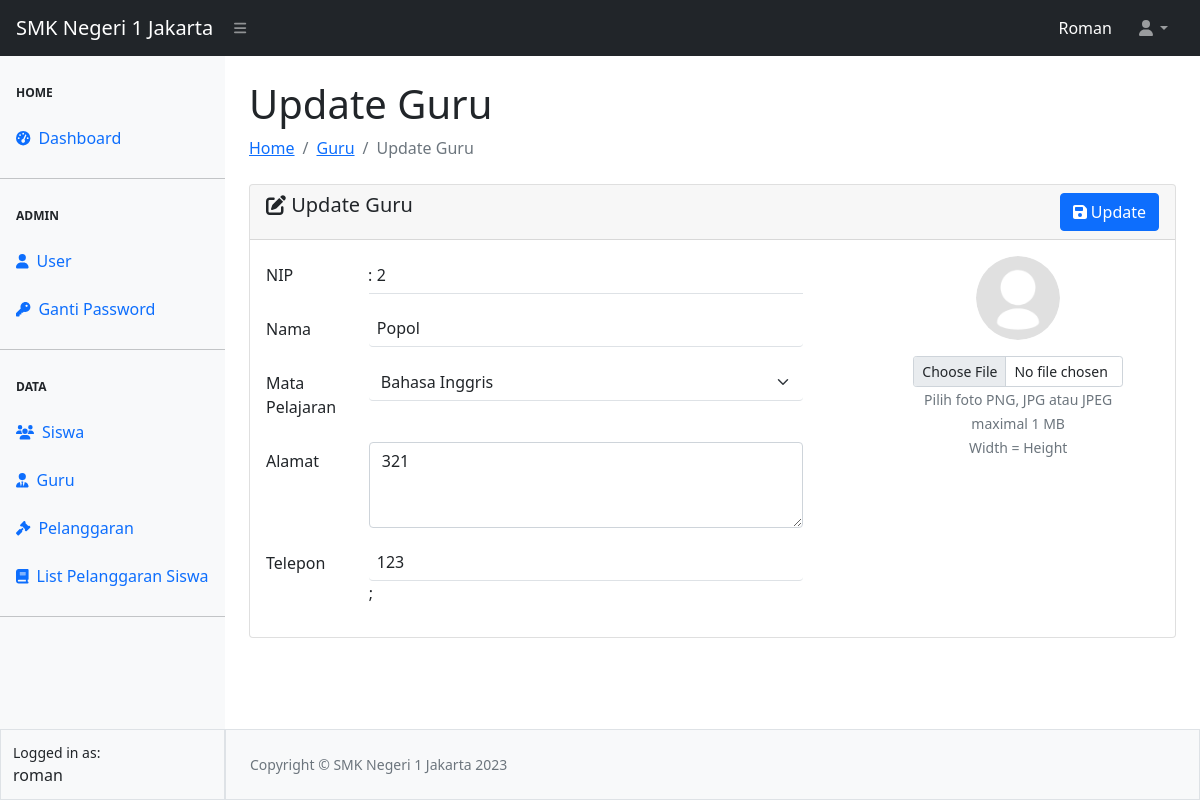
The page /guru/edit-guru.php?nip=2 (signed in) on the database its author committed.
### tables this page shows
CREATE TABLE `tbl_guru` (
  `id_guru` int(111) NOT NULL,
  `nip` varchar(30) NOT NULL,
  `nama` varchar(100) NOT NULL,
  `mata_pelajaran` varchar(50) NOT NULL,
  `alamat` varchar(128) NOT NULL,
  `telepon` varchar(20) NOT NULL,
  `foto` varchar(20) NOT NULL
);

### config.php (called while the page is built, shortened)
<?php
$koneksi = mysqli_connect("localhost", "root", "", "smkn1");
function getData($sql)
{
    global $koneksi;
    $result = mysqli_query($koneksi, $sql);
    $rows = [];
    while ($row = mysqli_fetch_assoc($result)) {
        $rows[] = $row;
    }
    return $rows;
}
function userLogin()
{
    $userActive = $_SESSION['ssUser'];
    $dataUser = getData("SELECT * FROM tbl_user WHERE username = '$userActive'")[0];
    return $dataUser;
}

### guru/edit-guru.php (the view, shortened to what this page needs)
<?php
require_once "../config.php";
require_once "../template/header.php";
require_once "../template/navbar.php";
require_once "../template/sidebar.php";
$nip = $_GET['nip'];
$guru = mysqli_query($koneksi, "SELECT * FROM tbl_guru wHERE nip = '$nip'");
$data = mysqli_fetch_array($guru);
?>
<?php
if (userLogin()['level'] != 2) {
    ?>
    <div id="layoutSidenav_content">
        <main>
            <div class="container-fluid px-4">
                <h1 class="mt-4">Update Guru</h1>
                <ol class="breadcrumb mb-4">
                    <li class="breadcrumb-item"><a href="../index.php">Home</a></li>
                    <li class="breadcrumb-item"><a href="guru.php">Guru</a></li>
                    <li class="breadcrumb-item active">Update Guru</li>
                </ol>
                <form action="proses-guru.php" method="POST" enctype="multipart/form-data">
                    <div class="card">
                        <div class="card-header">
                            <span class="h5 my-2"><i class="fa-solid fa-pen-to-square"></i> Update Guru</span>
                            <button type="submit" name="update" class="btn btn-primary float-end"><i
                                    class="fa-solid fa-floppy-disk"></i> Update</button>
                        </div>
                        <div class="card-body">
                            <div class="row">
                                <div class="col-8">
                                    <div class="mb-3 row">
                                        <label for="nip" class="col-sm-2 col-form-label">NIP</label>
                                        <label for="" class="col-sm-1 col-form-label">:</label>
                                        <div class="col-sm-9" style="margin-left: -50px;">
                                            <input type="text" name="nip" readonly
                                                class="form-control-plaintext border-bottom ps-2" id="nip"
                                                value="<?= $nip ?>">
                                        </div>
                                    </div>
                                    <div class="mb-3 row">
                                        <label for="nama" class="col-sm-2 col-form-label">Nama</label>
                                        <label for="" class="col-sm-1 col-form-label">:</label>
                                        <div class="col-sm-9" style="margin-left: -50px;">
                                            <input type="text" name="nama" required
                                                class="form-control border-0 border-bottom ps-2" id="nama"
                                                value="<?= $data['nama'] ?>">
                                        </div>
                                    </div>
                                    <div class="mb-3 row">
                                        <label for="mata_pelajaran" class="col-sm-2 col-form-label">Mata Pelajaran</label>
                                        <label for="" class="col-sm-1 col-form-label">:</label>
                                        <div class="col-sm-9" style="margin-left: -50px;">
                                            <select name="mata_pelajaran" id="mata_pelajaran"
                                                class="form-select border-0 border-bottom" required>
                                                <?php
                                                $mata_pelajaran = ["Bahasa Indonesia", "Bahasa Inggris", "Matematika", "TIK"];
                                                foreach ($mata_pelajaran as $mapel) {
                                                    if ($data['mata_pelajaran'] == $mapel) { ?>
                                                        <option value="<?= $mapel; ?>" selected><?= $mapel; ?></option>
                                                        <?php
                                                    } else { ?>
                                                        <option value="<?= $mapel; ?>"><?= $mapel; ?></option>
                                                    <?php }
                                                }
                                                ?>
                                            </select>
                                        </div>
                                    </div>
                                    <div class="mb-3 row">
                                        <label for="alamat" class="col-sm-2 col-form-label">Alamat</label>
                                        <label for="" class="col-sm-1 col-form-label">:</label>
                                        <div class="col-sm-9" style="margin-left: -50px;">
                                            <textarea name="alamat" id="alamat" cols="30" rows="3" placeholder="Alamat"
                                                class="form-control" required><?= $data['alamat'] ?></textarea>
                                        </div>
                                    </div>
                                    <div class="mb-3 row">
                                        <label for="telepon" class="col-sm-2 col-form-label">Telepon</label>
                                        <label for="" class="col-sm-1 col-form-label">:</label>
                                        <div class="col-sm-9" style="margin-left: -50px;">
                                            <input type="text" name="telepon" required
                                                class="form-control border-0 border-bottom ps-2" id="telepon"
                                                value="<?= $data['telepon'] ?>">;
                                        </div>
                                    </div>
                                </div>
                                <div class=" col-4 text-center px-5">
                                    <img src="../asset/image/<?= $data['foto'] ?>" alt="" class="mb-3 rounded-circle"
                                        width="40%">
                                    <input type="file" name="image" class="form-control form-control-sm">
                                    <small class="text-secondary">Pilih foto PNG, JPG atau JPEG maximal 1 MB</small>
                                    <div>
                                        <small class="text-secondary">Width = Height</small>
                                    </div>
                                </div>
                            </div>
                        </div>
                    </div>
                </form>
            </div>
        </main>
    <?php } ?>
    <?php
    require_once "../template/footer.php";
    ?>

### rows shown on the page
tbl_guru: nama "Popol", mata_pelajaran "Bahasa Inggris", alamat "321", telepon "123", foto (placeholder picture)

### other values the page prints
$_SESSION["ssUser"] "Roman"
$_SESSION["ssUser"] "roman"
